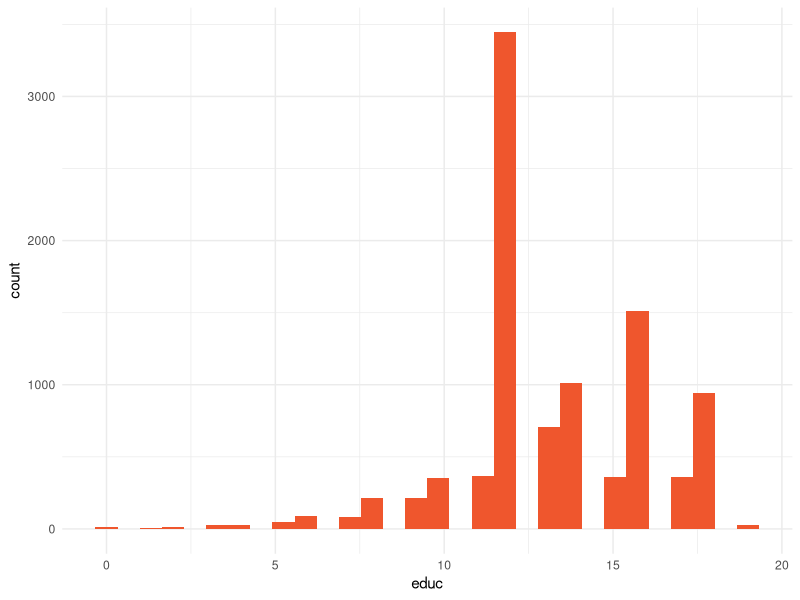
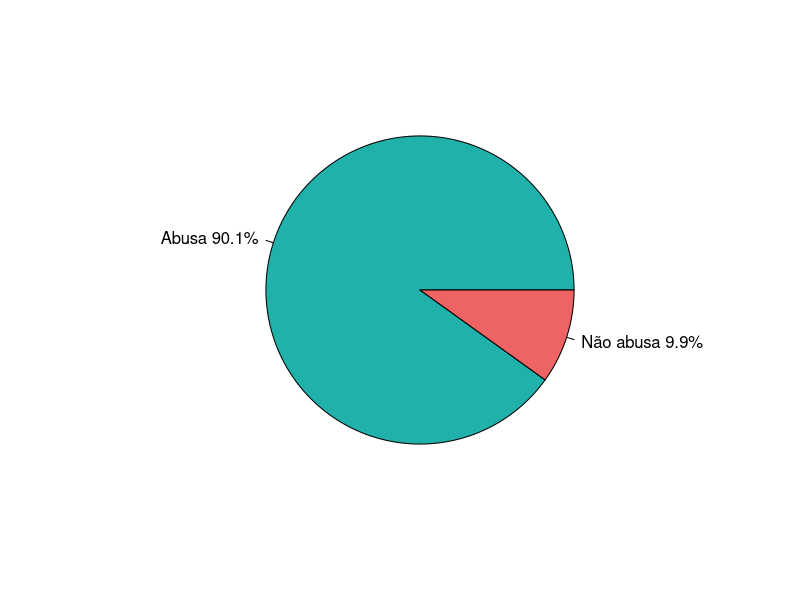

These charts were generated, in order, by the following R code:
## ---- chunk 1
knitr::opts_chunk$set(echo = TRUE)

library(tidyverse)
library(kableExtra)
library(htmltools)
library(ggplot2)
library(plotrix)

setwd("C:/Users/Eduardo/Documents/MeusProjetos/Curso-de-Extensao-Estatistica-com-R")

df <- read_csv("alcohol.csv",
               col_types = cols(status = col_factor()),
               locale = locale(decimal_mark = ','))

glimpse(df)
summary(df)
## ---- chunk 2
df$abuse
## ---- chunk 3
df %>% 
  summarise(Porcentagem_Abuso = mean(abuse)*100,
            Porcentagem_NaoAbusa = 100 - Porcentagem_Abuso)
## ---- chunk 4
df$educ
## ---- chunk 5
df %>% 
  summarise(abuse = "Geral",
            Mínimo = min(educ),
            Média = mean(educ),
            Mediana = median(educ),
            Desvio = sd(educ),
            Máximo = max(educ),
            Amostra = n())

## ---- chunk 6
df %>% 
  group_by(abuse) %>% 
  summarise(Mínimo = min(educ),
            Média = mean(educ),
            Mediana = median(educ),
            Desvio = sd(educ),
            Máximo = max(educ),
            Amostra = n())
## ---- chunk 7
df$age
## ---- chunk 8
df %>% 
  summarise(abuse = "Geral",
            Mínimo = min(age),
            Média = mean(age),
            Mediana = median(age),
            Desvio = sd(age),
            Máximo = max(age),
            Amostra = n())
## ---- chunk 9
df %>% 
  group_by(abuse) %>% 
  summarise(Mínimo = min(age),
            Média = mean(age),
            Mediana = median(age),
            Desvio = sd(age),
            Máximo = max(age),
            Amostra = n())
## ---- chunk 10
df %>% 
  select(abuse, age, educ) %>% 
  cor()
## ---- chunk 11
ggplot(df) +
 aes(x = educ) +
 geom_histogram(bins = 30L, fill = "#EF562D") +
 theme_minimal()
## ---- chunk 12
fatia <- df$abuse
fatias <- table(fatia)
rotulos <- c("Abusa", "Não abusa")
percent <- round(fatias/sum(fatias)*100,digits=1)
rotulos <- paste(rotulos, percent)
rotulos <- paste(rotulos, "%", sep="")
pie(fatias,labels = rotulos, col=c("lightseagreen","indianred2"))
